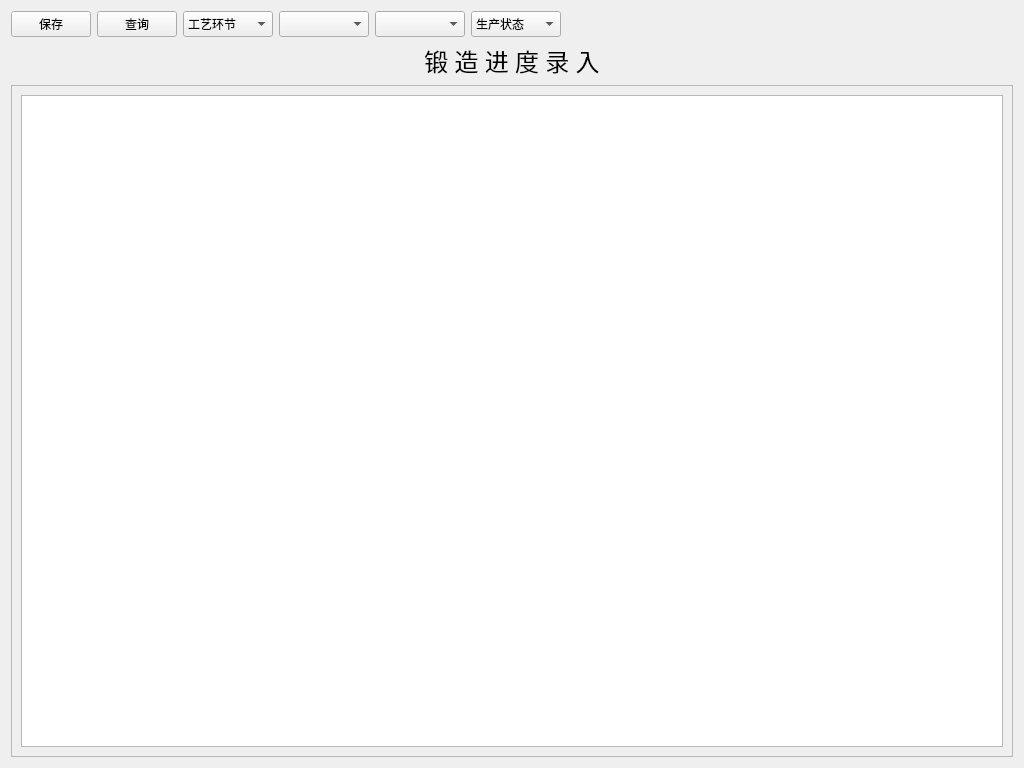
<?xml version="1.0" encoding="UTF-8"?>
<ui version="4.0">
 <class>wgtInput</class>
 <widget class="QWidget" name="wgtInput">
  <property name="geometry">
   <rect>
    <x>0</x>
    <y>0</y>
    <width>1024</width>
    <height>768</height>
   </rect>
  </property>
  <property name="windowTitle">
   <string>Form</string>
  </property>
  <layout class="QGridLayout" name="gridLayout_2">
   <item row="0" column="0">
    <widget class="QPushButton" name="pbtnSave">
     <property name="text">
      <string>保存</string>
     </property>
     <property name="icon">
      <iconset resource="../myImage.qrc">
       <normaloff>:/myImage/images/save.ico</normaloff>:/myImage/images/save.ico</iconset>
     </property>
    </widget>
   </item>
   <item row="0" column="1">
    <widget class="QPushButton" name="btn_query">
     <property name="text">
      <string>查询</string>
     </property>
     <property name="icon">
      <iconset resource="../myImage.qrc">
       <normaloff>:/myImage/images/file_manager.png</normaloff>:/myImage/images/file_manager.png</iconset>
     </property>
    </widget>
   </item>
   <item row="0" column="2">
    <widget class="QComboBox" name="cmbWork">
     <property name="minimumSize">
      <size>
       <width>90</width>
       <height>26</height>
      </size>
     </property>
     <property name="currentText">
      <string>工艺环节</string>
     </property>
     <item>
      <property name="text">
       <string>工艺环节</string>
      </property>
     </item>
     <item>
      <property name="text">
       <string>锻造</string>
      </property>
     </item>
     <item>
      <property name="text">
       <string>机加</string>
      </property>
     </item>
     <item>
      <property name="text">
       <string>终检</string>
      </property>
     </item>
    </widget>
   </item>
   <item row="0" column="3">
    <widget class="QComboBox" name="cmbDpmt">
     <property name="minimumSize">
      <size>
       <width>90</width>
       <height>26</height>
      </size>
     </property>
     <property name="toolTip">
      <string>生产部门</string>
     </property>
    </widget>
   </item>
   <item row="0" column="4">
    <widget class="QComboBox" name="cmbNO">
     <property name="minimumSize">
      <size>
       <width>90</width>
       <height>26</height>
      </size>
     </property>
     <property name="editable">
      <bool>false</bool>
     </property>
     <property name="currentText">
      <string/>
     </property>
    </widget>
   </item>
   <item row="0" column="5">
    <widget class="QComboBox" name="comboBox_2">
     <property name="minimumSize">
      <size>
       <width>90</width>
       <height>26</height>
      </size>
     </property>
     <item>
      <property name="text">
       <string>生产状态</string>
      </property>
     </item>
     <item>
      <property name="text">
       <string>全部完成</string>
      </property>
     </item>
     <item>
      <property name="text">
       <string>部分完成</string>
      </property>
     </item>
    </widget>
   </item>
   <item row="0" column="6">
    <spacer name="horizontalSpacer_2">
     <property name="orientation">
      <enum>Qt::Horizontal</enum>
     </property>
     <property name="sizeHint" stdset="0">
      <size>
       <width>40</width>
       <height>20</height>
      </size>
     </property>
    </spacer>
   </item>
   <item row="0" column="7">
    <spacer name="horizontalSpacer">
     <property name="orientation">
      <enum>Qt::Horizontal</enum>
     </property>
     <property name="sizeHint" stdset="0">
      <size>
       <width>393</width>
       <height>20</height>
      </size>
     </property>
    </spacer>
   </item>
   <item row="1" column="0" colspan="8">
    <widget class="QLabel" name="label">
     <property name="font">
      <font>
       <family>微软雅黑</family>
       <pointsize>18</pointsize>
      </font>
     </property>
     <property name="text">
      <string>锻 造 进 度 录 入</string>
     </property>
     <property name="alignment">
      <set>Qt::AlignCenter</set>
     </property>
    </widget>
   </item>
   <item row="2" column="0" colspan="8">
    <widget class="QFrame" name="frame">
     <property name="frameShape">
      <enum>QFrame::StyledPanel</enum>
     </property>
     <property name="frameShadow">
      <enum>QFrame::Raised</enum>
     </property>
     <layout class="QGridLayout" name="gridLayout">
      <item row="0" column="0">
       <widget class="QTableWidget" name="tblwgtInput">
        <property name="selectionBehavior">
         <enum>QAbstractItemView::SelectItems</enum>
        </property>
        <attribute name="verticalHeaderVisible">
         <bool>false</bool>
        </attribute>
       </widget>
      </item>
     </layout>
    </widget>
   </item>
  </layout>
 </widget>
 <resources>
  <include location="../myImage.qrc"/>
 </resources>
 <connections/>
</ui>
